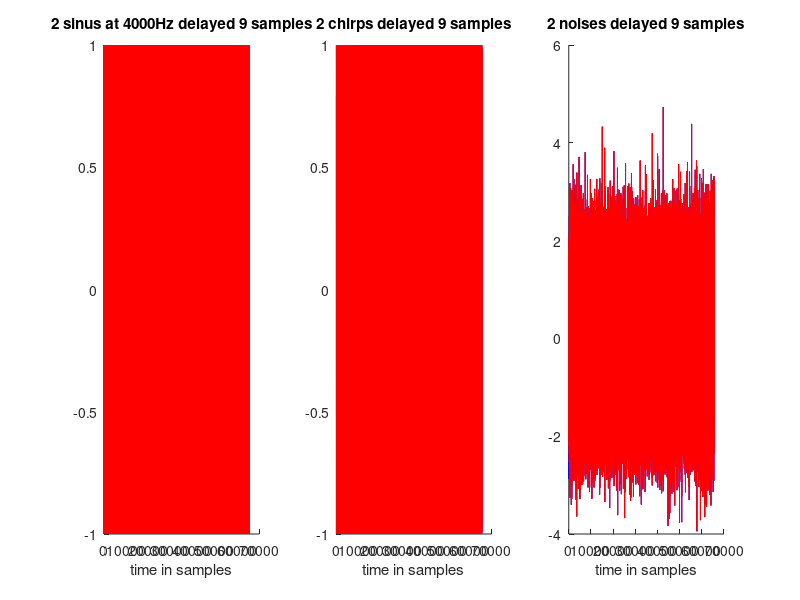

MATLAB code to generate this figure:
% Crea señales de prueba con un retardo conocido:
% 2 senos, 2 chirps, y ruido blanco
%
DEBUG=1;

%% Init parameters of the signals

fs = 96e3; % sampling rate, the same as in the sensors, 96 KHz
nsamples = 2^16; % length of the sequence


delay_seconds = 100e-6; % 100us. Low, as a large delay is undetectable in pure sinus
delay_samples = floor(delay_seconds*fs);

time_instants = [1:nsamples+delay_samples]./fs;


%% 1) Delayed sinus
F = 4e3; % 4 KHz

% for optimization purposes, we'll compute 2pi*F just once
twopif = 2*pi*F;
bigseno = sin(twopif.*[1:nsamples+delay_samples]./fs);

% delayed sinus
seno1 = bigseno(1:nsamples);
seno2 = bigseno(1+delay_samples:nsamples+delay_samples);


%% 2) Delayed Chirps
F_init = 1e3; % 1 KHz
F_final = 10e3; % 10 KHz

bigchirp = chirp([1:nsamples+delay_samples]./fs, F_init, (nsamples+delay_samples)/fs, F_final);
chirp1 = bigchirp(1:nsamples);
chirp2 = bigchirp(1+delay_samples:nsamples+delay_samples);

%% 3) Delayed White noise
bignoise = randn(1,nsamples+delay_samples);
noise1 = bignoise(1:nsamples);
noise2 = bignoise(1+delay_samples:nsamples+delay_samples);

%% DEBUG: Visualize test signals
if DEBUG
    subplot(1,3,1);
    hold on;
    plot(seno1,'b'); plot(seno2,'r');
    title(['2 sinus at ',int2str(F),'Hz delayed ', int2str(delay_samples),' samples']);
    xlabel('time in samples');

    subplot(1,3,2);
    hold on;
    plot(chirp1,'b'); plot(chirp2, 'r');
    title(['2 chirps delayed ', int2str(delay_samples),' samples']);
    xlabel('time in samples');

    subplot(1,3,3);
    hold on;
    plot(noise1,'b'); plot(noise2, 'r');
    title(['2 noises delayed ', int2str(delay_samples),' samples']);
    xlabel('time in samples');
end

%% Store signals
real_delay_samples = delay_samples;
save('test_signals', 'seno1','seno2','chirp1','chirp2','real_delay_samples','fs');

if ~DEBUG
    clear;
end